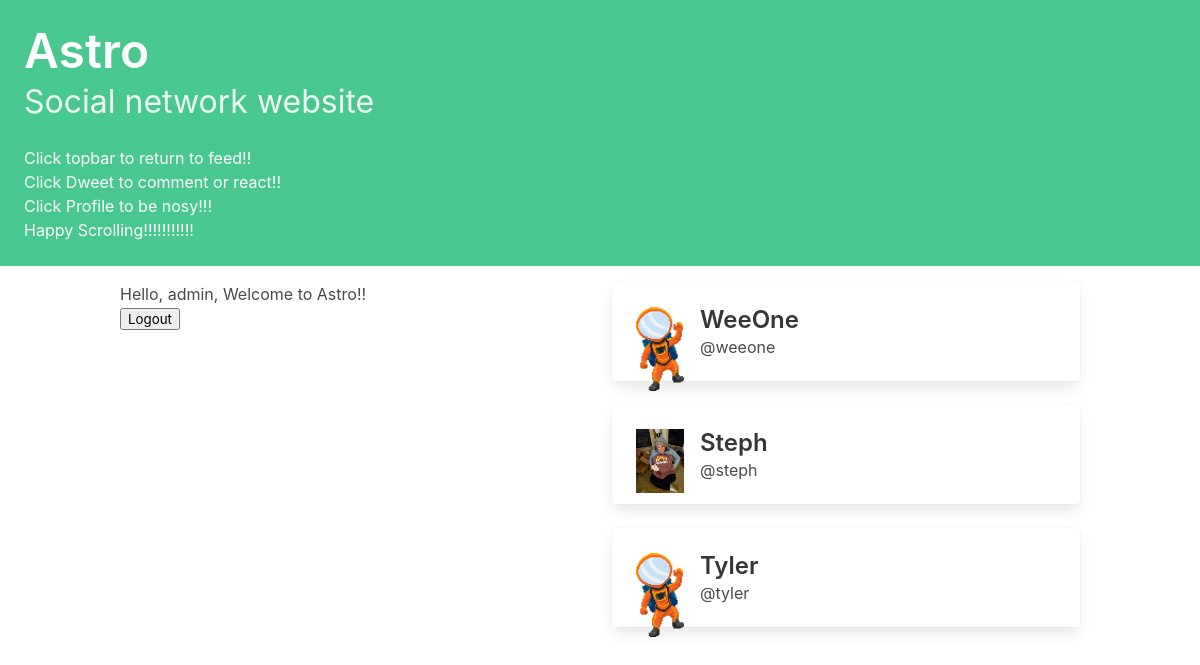
Screenshot of /profile_list/ (signed in) with the database file from the repository.
### astro/models.py (models this page shows, shortened)
class Profile(models.Model):
    user = models.OneToOneField(User, on_delete=models.CASCADE)
    profileImage = models.ImageField(
        default= 'default.png',
        blank=True
    )
    follows = models.ManyToManyField(
        "self",
        related_name="followed_by",
        symmetrical=False,
        blank=True
    )

### astro/views.py (the view)
# urls.py: path('profile_list/', profile_list, name='profile_list'),
def profile_list(request):
    profiles = Profile.objects.exclude(user=request.user)
    return render(request, "astro/profile_list.html", {"profiles": profiles})

### astro/templates/astro/profile_list.html
{% extends 'base.html' %}
{% block content %}
<div class="column">
{% for profile in profiles %}
    <div class="block">
      <div class="card">
        <a href="{% url 'astro:profile' profile.id %}">
          <div class="card-content">
            <div class="media">
              <div class="media-left">
                <figure class="image is-48x48">
                  <img src="{{ profile.profileImage.url }}" alt="profile picture">
                </figure>
              </div>
              <div class="media-content">
                <p class="title is-4">
                  {{ profile.user.username }}
                </p>
                <p class="subtitle is-6">
                  @{{ profile.user.username|lower }}
                </p>
              </div>
            </div>
          </div>
        </a>
      </div>
    </div>
{% endfor %}
</div>
{% endblock content %}

### astro/templates/base.html (shortened to what this page needs)
<!DOCTYPE html>
<html lang="en">
<head>
    <link rel="stylesheet"
          href="https://cdn.jsdelivr.net/npm/bulma@0.9.3/css/bulma.min.css">
</head>
<body>
    <a href="{% url 'astro:dashboard' %}"
    <section class="hero is-small is-success mb-4">
        <div class="hero-body">
            <h1 class="title is-1">Astro</h1>
            <p class="subtitle is-3">
                Social network website
            </p>
            <p>
                Click topbar to return to feed!!
            </p>
            <p>
                Click Dweet to comment or react!!
            </p>
            <p>
                Click Profile to be nosy!!!
            </p>
            <p>
                Happy Scrolling!!!!!!!!!!!
            </p>
        </div>
    </a>
    <div class="container">
        <div class="columns">
            <div class="column">
                <p>Hello, {{ user.get_username }}, Welcome to Astro!!</p>
                <form method="post" action="{% url 'logout' %}">
                    <input type="submit" value="Logout">
                </form>
            </div>
            {% block content %}
            {% endblock content %}
        </div>
    </div>
</body>
</html>

### rows the page displays
Profile: profileImage (placeholder picture), user.username "WeeOne", user.username "weeone"
Profile: profileImage (picture), user.username "Steph", user.username "steph"
Profile: profileImage (placeholder picture), user.username "Tyler", user.username "tyler"

### other values shown
{{ user.get_username }} "admin"
